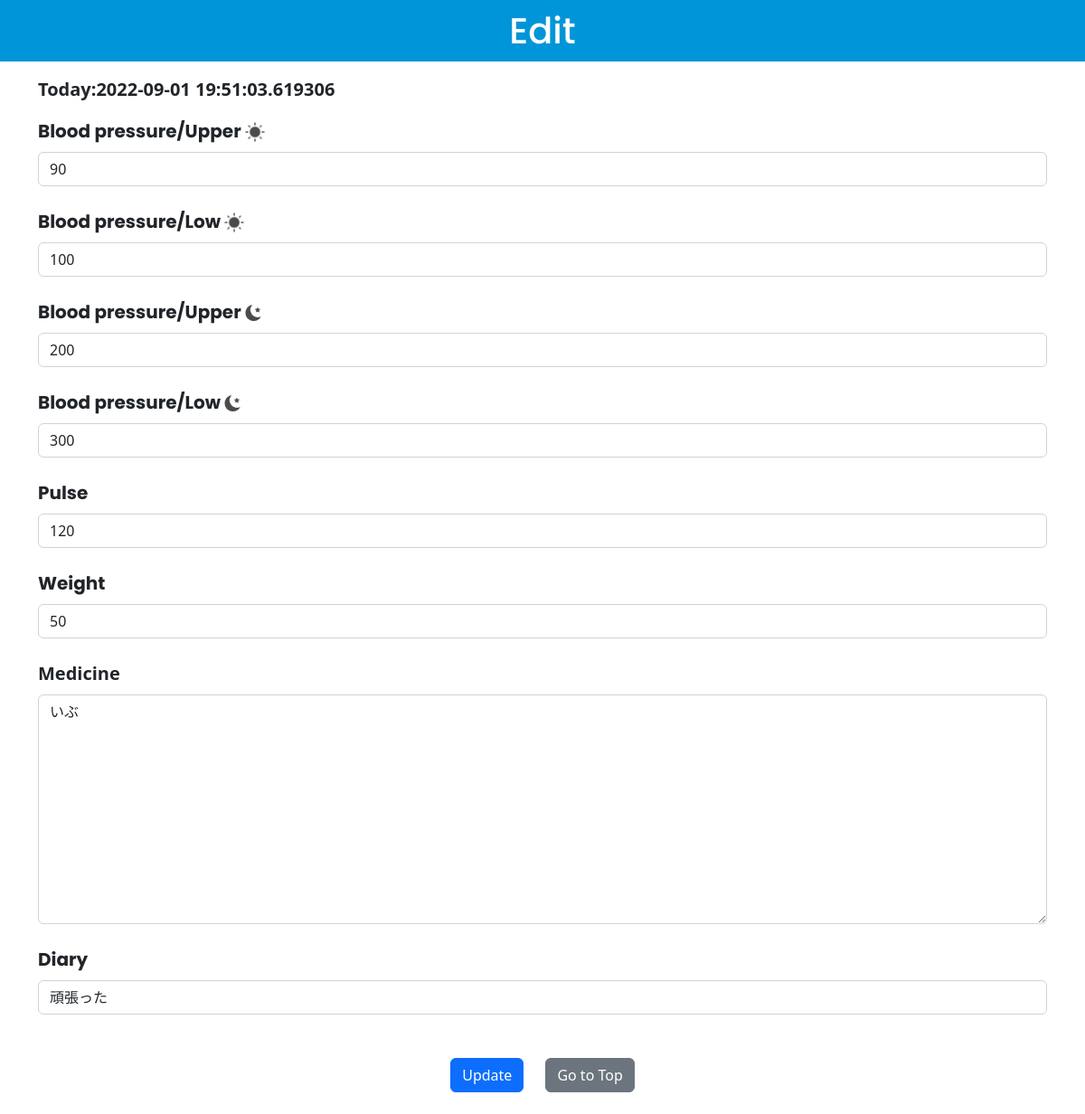
Before: /2/update (signed in) with the older database file.
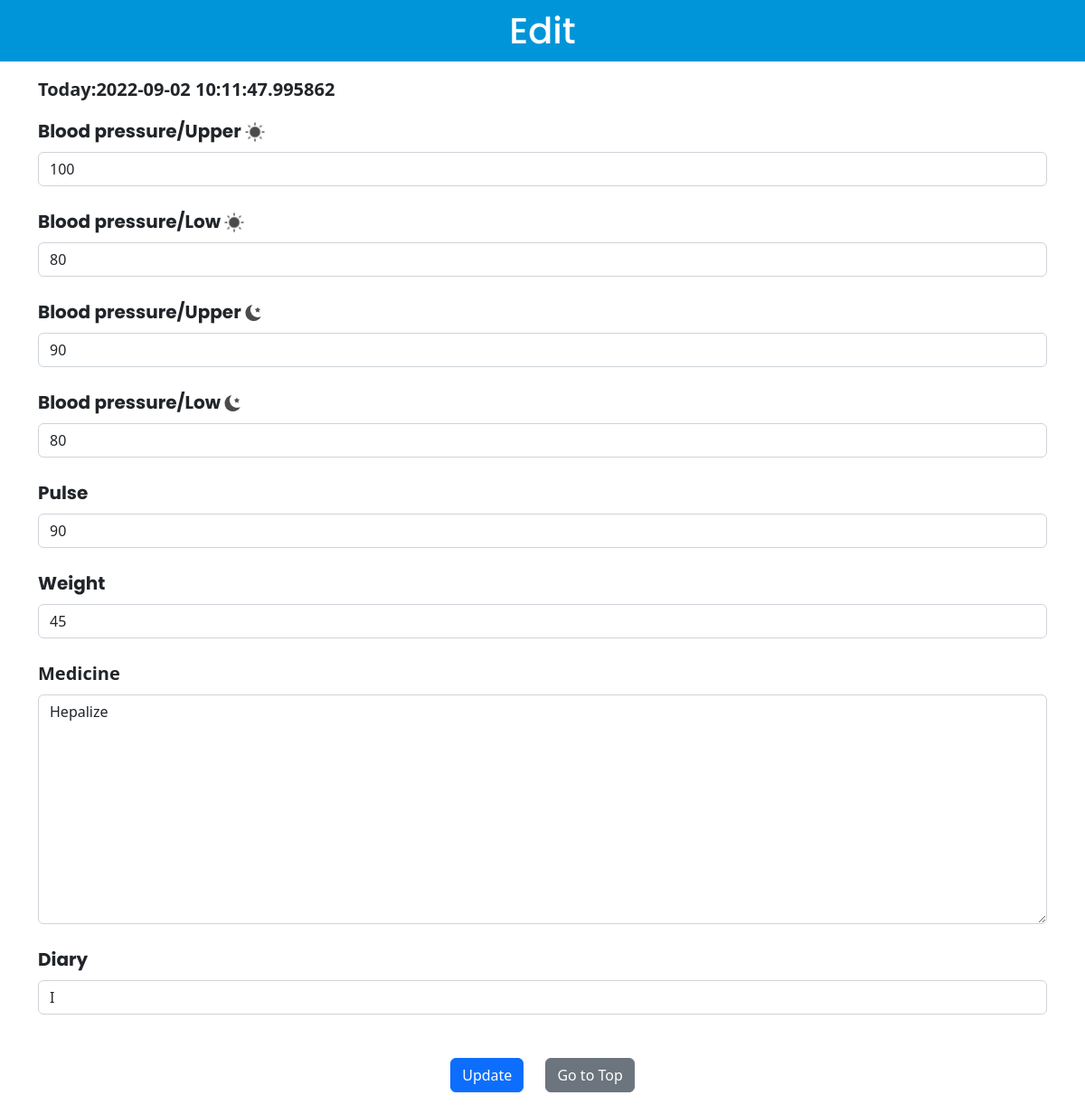
After: the same page with the newer database file.
### app.py (models this page shows)
class Post(db.Model):
    __tablename__ = "healthlog"
    id = db.Column(db.Integer, primary_key=True)
    low_morning = db.Column(db.Integer, nullable=True)
    upper_morning = db.Column(db.Integer, nullable=True)
    low_evening = db.Column(db.Integer, nullable=True)
    upper_evening = db.Column(db.Integer, nullable=True)
    pulse = db.Column(db.Integer, nullable=True)
    weight = db.Column(db.Integer, nullable=True)
    medicine = db.Column(db.String(100), nullable=True)
    diary = db.Column(db.String(300), nullable=True)
    created_at = db.Column(db.DateTime, nullable=False,
                           default=datetime.now(pytz.timezone('Asia/Tokyo')))

### app.py (the view, shortened to what this page needs)
@app.route('/<int:id>/update', methods=['GET', 'POST'])
@login_required
def update(id):
    post = Post.query.get(id)
    if request.method == 'GET':
        return render_template('update.html', post=post)

### app.py (called while the page is built)
@login_maneger.user_loader
def load_user(user_id):
    return User.query.get(int(user_id))

### templates/update.html
{% extends "base.html" %}
{% block content %}
<h1 class="text-center mb-3 title">Edit</h1>
<div class="container pb-4">
  <p class="fw-bold fs-5">Today:{{ post.created_at }}</p>
<form method="POST">
  <div class="mb-4">
    <label class="form-label fw-bold fs-5" for="upper_morning">Blood pressure/Upper <img src="{{ url_for('image.static', filename='icon01.png') }}" class="img01"  alt="Morning"></label>
    <input class="form-control" type="number" name="upper_morning" value={{ post.upper_morning }} id="upper_morning">
  </div>
  <div class="mb-4">
    <label class="form-label fw-bold fs-5" for="low_morning">Blood pressure/Low <img src="{{ url_for('image.static', filename='icon01.png') }}" class="img01"  alt="Morning"></label>
    <input class="form-control" type="number" name="low_morning" value={{ post.low_morning }} id="low_morning">
  </div>
  <div class="mb-4">
    <label class="form-label fw-bold fs-5" for="upper_evening">Blood pressure/Upper <img src="{{ url_for('image.static', filename='icon02.png') }}" class="img02"  alt="Evening"></label>
    <input class="form-control" type="number" name="upper_evening" value={{ post.upper_evening }} id="upper_evening">
  </div>
  <div class="mb-4">
    <label class="form-label fw-bold fs-5" for="low_evening">Blood pressure/Low <img src="{{ url_for('image.static', filename='icon02.png') }}" class="img02"  alt="Evening"></label>
    <input class="form-control" type="number" name="low_evening" value={{ post.low_evening }} id="low_evening">
  </div>
  <div class="mb-4">
  <label class="form-label fw-bold fs-5" for="pulse">Pulse</label>
  <input class="form-control" type="number" name="pulse" value={{ post.pulse }} id="pulse">
  </div>
  <div class="mb-4">
    <label class="form-label fw-bold fs-5" class="w-75" for="weight">Weight</label>
    <input class="form-control" ype="number" name="weight" value={{ post.weight }} id="weight">
  </div>
  <div class="mb-4">
    <p class="form-label fw-bold fs-5">Medicine</p>
    <textarea class="form-control" name="medicine" id="medicine" cols="30" rows="10">{{ post.medicine }} </textarea>
  </div>
  <div class="mb-5">
    <label class="form-label fw-bold fs-5" for="diary">Diary</label>
    <input class="form-control" type="text" name="diary" value={{ post.diary }} id="diary">
  </div>
  <div class="d-flex justify-content-center">
    <input type="submit" class="btn btn-primary me-4" value="Update">
    <p class="topBtn ma0"><a href="/" class="btn btn-secondary">Go to Top</a></p>
  </div>
</form>
</div>
{% endblock %}

Changed rows visible on the page:
changed Post: created_at "2022-09-01 19:51:03.619306" → "2022-09-02 10:11:47.995862"; upper_morning "90" → "100"; low_morning "100" → "80"; upper_evening "200" → "90"; low_evening "300" → "80"; pulse "120" → "90"; weight "50" → "45"; medicine "いぶ" → "Hepalize"; diary "頑張った" → (not shown)
Other visible differences:
form field diary: (not shown) → "I"
